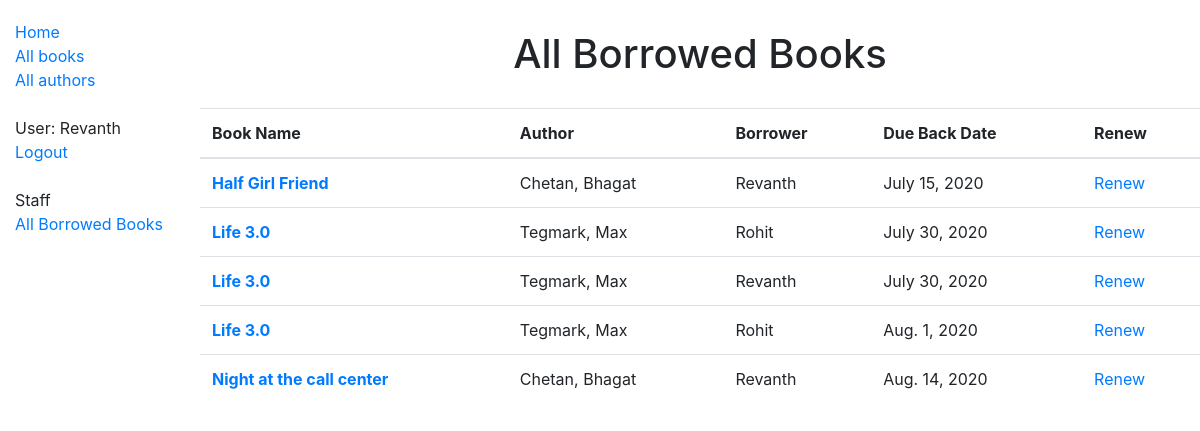
The page /catalog/all_book_list (signed in) on the database as committed earlier.
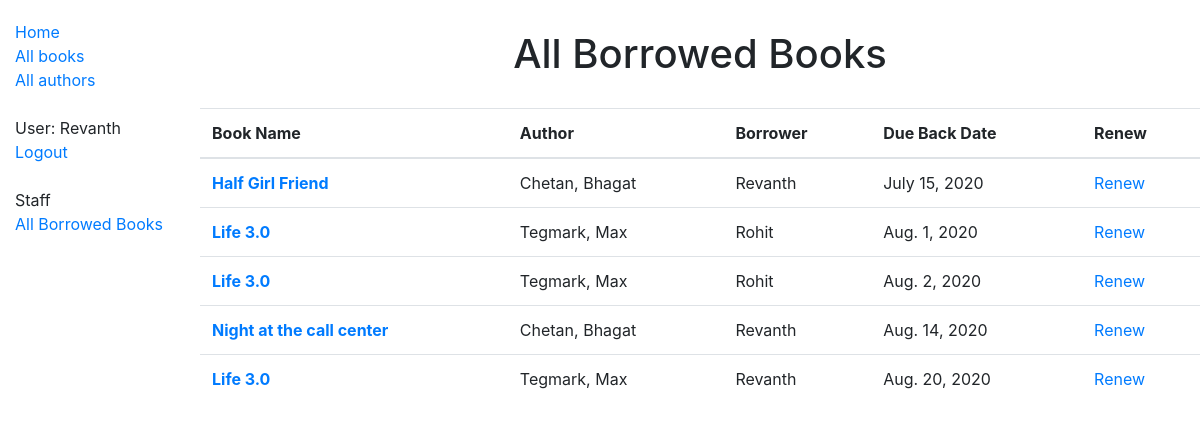
The same page on the database as committed later.
### catalog/models.py (models this page shows, shortened)
class BookInstance(models.Model):
    id = models.UUIDField(primary_key=True, default=uuid.uuid4,
                          help_text="Unique ID for this particular book across whole library")
    book = models.ForeignKey('Book', on_delete=models.SET_NULL, null=True)
    imprint = models.CharField(max_length=200)
    due_back = models.DateField(null=True, blank=True)
    borrower = models.ForeignKey(User, on_delete=models.SET_NULL, null=True, blank=True)
    LOAN_STATUS = (
        ('d', 'Maintenance'),
        ('o', 'On loan'),
        ('a', 'Available'),
        ('r', 'Reserved'),
    )
    status = models.CharField(
        max_length = 1,
        choices = LOAN_STATUS,
        blank = True,
        default = 'd',
        help_text = 'Book availability')
    class Meta:
        ordering = ['due_back']
        permissions = (("can_mark_returned", "Set book as returned"),)

class Book(models.Model):
    title = models.CharField(max_length=200)
    author = models.ForeignKey('Author', on_delete=models.SET_NULL, null=True)
    summary = models.TextField(max_length=1000, help_text="Enter a brief description of the book")
    isbn = models.CharField('ISBN', max_length=13,
                            help_text='13 Character <a href="https://www.isbn-international.org/content/what-isbn'
                                      '">ISBN number</a>')
    genre = models.ManyToManyField(Genre, help_text="Select a genre for this book")
    language = models.ForeignKey('Language', on_delete=models.SET_NULL, null=True)
    def display_genre(self):
        """Creates a string for the Genre. This is required to display genre in Admin."""
        return ', '.join([genre.name for genre in self.genre.all()[:3]])
    display_genre.short_description = 'Genre'
    def get_absolute_url(self):
        return reverse('book-detail', args=[str(self.id)])
    def __str__(self):
        return self.title

class Author(models.Model):
    first_name = models.CharField(max_length=100)
    last_name = models.CharField(max_length=100)
    date_of_birth = models.DateField(null=True, blank=True)
    date_of_death = models.DateField('died', null=True, blank=True)
    class Meta:
        ordering = ['last_name', 'first_name']
    def __str__(self):
        return '{0}, {1}'.format(self.last_name, self.first_name)

### catalog/views.py (the view)
# urls.py: path('all_book_list', views.AllBooksListView.as_view(),name='all-books')
class AllBooksListView(PermissionRequiredMixin,generic.ListView):
    permission_required = 'catalog.can_mark_returned'
    model = BookInstance
    template_name = 'all_books.html'

### catalog/templates/all_books.html
{% extends 'base_generic.html' %}
{% block content %}
    <div class="row">
        <h1 style="margin:10px auto; padding: 20px;">All Borrowed Books</h1>
    </div>
    <div class="row">
        {% if bookinstance_list %}
            <table class="table">
                <thead>
                    <tr>
                    <th scope="col">Book Name</th>
                    <th scope="col">Author</th>
                    <th scope="col">Borrower</th>
                    <th scope="col">Due Back Date</th>
                    <th>Renew</th>
                    </tr>
                </thead>
                <tbody>
                    {% for inst in bookinstance_list %}
                    <tr>
                        <th scope="row"><a href="{{inst.book.get_absolute_url}}">{{inst.book}}</a></th>
                        <td>{{inst.book.author}}</td>
                        <td>{{inst.borrower}}</td>
                        <td>{{inst.due_back}}</td>
                        <td><a href="{% url 'renew-book-librarian' inst.id %}">Renew</a></td>
                    </tr>
                    {% endfor %}
                </tbody>
            </table>
        {% else %}
            <p>
                There are no books to display
            </p>
    {% endif %}
    </div>
{% endblock%}

### catalog/templates/base_generic.html (shortened to what this page needs)
<!DOCTYPE html>
<html lang="en">
<head>
    <link rel="stylesheet" href="https://stackpath.bootstrapcdn.com/bootstrap/4.1.3/css/bootstrap.min.css">
    {% load static %}
    <link rel="stylesheet" href = "{% static 'style.css' %}">
</head>
<body>
    <div class="container-fluid">
        <div class="row">
          <div class="col-sm-2">
          {% block sidebar %}
            <ul class="sidebar-nav">
              <li><a href="{% url 'index' %}">Home</a></li>
              <li><a href="{% url 'books' %}">All books</a></li>
              <li><a href="{% url 'author' %}">All authors</a></li>
              <br/>
              {% if user.is_authenticated %}
                <li>User: {{ user.get_username }}</li>
                <li><a href="{% url 'logout'%}?next={{request.path}}">Logout</a></li>
              {% else %}
                <li><a href="{% url 'login'%}?next={{request.path}}">Login</a></li>
              {% endif %}
              <br/>
              {% if perms.catalog.can_mark_returned %}
                <li>Staff</li>
                <li><a href="{% url 'all-books' %}">All Borrowed Books</a></li>
              {% endif %}
            </ul>
         {% endblock %}
          </div>
          <div class="col-sm-10 ">{% block content %}{% endblock %}</div>
        </div>
      </div>
</body>
</html>

### catalog/static/style.css (style rules this page uses)
.sidebar-nav { margin-top:20px; padding:0px; list-style:none; }

Rows that differ between the two databases and show on the page:
shown differently, row unchanged: BookInstance "Aug. 1, 2020": moves up the list
changed BookInstance: due_back "July 30, 2020" → "Aug. 2, 2020"
shown differently, row unchanged: BookInstance "Aug. 14, 2020": moves up the list
changed BookInstance: due_back "July 30, 2020" → "Aug. 20, 2020"
